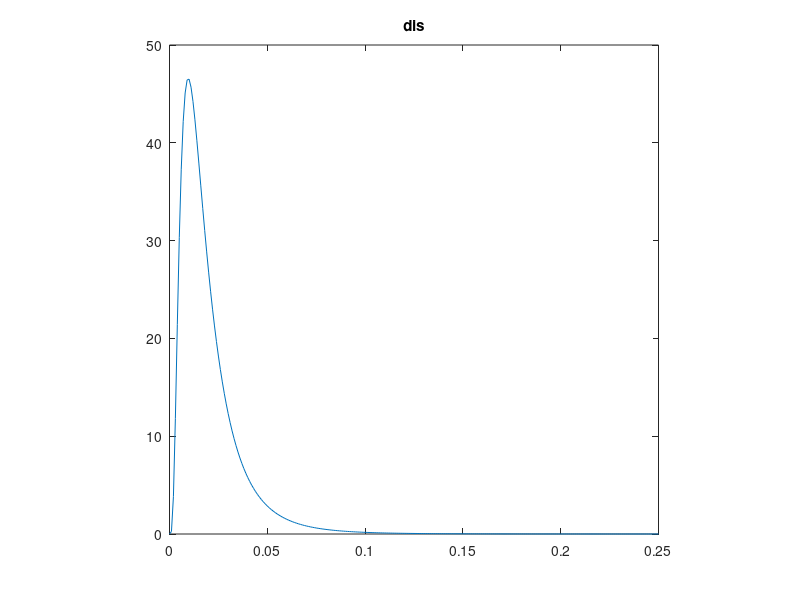

Here is the MATLAB script that generated this plot: (Note: this script raises an error after producing the figure.)
close all
clear
f = 0.2;
fout = 0.2;
%rin = [linspace(0.01,0.19,100),linspace(0.19,0.2,100),linspace(0.01,0.19,400),linspace(0.19,0.2,400)]';
%rin = 0.25 - 2.^[(linspace(-12,-2,Ninh)),(linspace(-12,-2,800))]';
mean_log = log(2^-6);
var_log = 0.7;
%R = lognrnd(mean_log,var_log,1,50000);
R = randn(1,50000)*0.005*4 + 0.0156/2;
%R = rand(1,50000)*0.0156*2;
pool = R(R<0.25 & R > 0);
N = 800;
Ninh = N*0.2;
%rin =[sort(datasample(pool,Ninh)),sort(datasample(pool,N-Ninh))]';
rin = 2^-6;
% rin(1) = 0.25;
% rin(Ninh) = 0.01;
% rin(Ninh+1) = 0.25;
% rin(N) = 0.01;
x = (0:0.001:0.25)';y = lognpdf(x,mean_log,var_log);figure; plot(x,y),axis square,title('dis')
%figure,hist(rin,100)
rout = [sort(datasample(pool,100))]';
%rout = 2^-6;
Pcon = zeros(N,length(rout));
Jmean = zeros(N,length(rout));
for k = 1:length(rout)
[~,~,Pcontmp,~,Jmeantmp,~] = theoretical_solution_heter(40,0,rin,rout(k),f,fout,'heter',N);
Pcon(:,k) = Pcontmp;
Jmean(:,k) = Jmeantmp;
end


%rin = [(linspace(-12,-2,Ninh)),(linspace(-12,-2,800))]';
figure, plot(repmat(rin(1:Ninh),1,length(rout)),Pcon(1:Ninh,:),'.'), hold on 
plot(repmat(rin((Ninh+1):N),1,length(rout)),Pcon((Ninh+1):N,:),'.')
title('Pcon1')
legend('Inh','Exc')
axis square

figure, plot(repmat(rin(1:Ninh),1,length(rout)),Jmean(1:Ninh,:),'.'), hold on 
plot(repmat(rin((Ninh+1):N),1,length(rout)),Jmean((Ninh+1):N,:),'.')
title('Jmean1')
legend('Inh','Exc')
axis square

figure, plot(Jmean(1:Ninh,:),Pcon(1:Ninh,:),'.')
title('Inh')
xlabel('J')
ylabel('Pcon')
xlim([0,max(Jmean(1:Ninh,:))])

figure, plot(Jmean((Ninh+1):N,:), Pcon((Ninh+1):N,:),'.')
title('Exc')
xlabel('J')
ylabel('Pcon')
xlim([0,max(Jmean(Ninh+1:N,:))])
%%
rin = 2^-6;
rout = 2^-6;
mean_log =  log(0.1);
var_log = 0.5;
%R = lognrnd(mean_log,var_log,1,50000);
R = rand(1,50000)*0.2 + 0.1;
pool = R(R<0.3 & R > 0.02);
N = 1000;
Ninh = N*0.2;
Nexc = N-Ninh;
f =[sort(datasample(pool,Ninh)),sort(datasample(pool,N-Ninh))]';
%f = [0.05*ones(Ninh/2,1);0.05*ones(Ninh/2,1);0.05*ones(Nexc/4,1);0.05*ones(Nexc/2,1);0.2*ones(Nexc/4,1);];
%f = [linspace(0.02,0.4,Ninh),linspace(0.02,0.4,N-Ninh)]';
x = (0:0.001:0.5)';y = lognpdf(x,mean_log,var_log);figure; plot(x,y),axis square

fout = 0.2%[linspace(0.02,0.4,100)]';
Pcon = zeros(N,length(fout));
Jmean = zeros(N,length(fout));
for k = 1:length(fout)
[~,~,Pcontmp,~,Jmeantmp,~] = theoretical_solution_heter(40,0,rin,rout,f,fout(k),'heter',N);
Pcon(:,k) = Pcontmp;
Jmean(:,k) = Jmeantmp;
end

figure, plot(repmat(f(1:Ninh),1,length(fout)),Pcon(1:Ninh,:),'.'), hold on 
plot(repmat(f((Ninh+1):N),1,length(fout)),Pcon((Ninh+1):N,:),'.')
title('Pcon1')
legend('Inh','Exc')
axis square

figure, plot(repmat(f(1:Ninh),1,length(fout)),Jmean(1:Ninh,:),'.'), hold on 
plot(repmat(f((Ninh+1):N),1,length(fout)),Jmean((Ninh+1):N,:),'.')
title('Jmean1')
legend('Inh','Exc')
axis square

figure, plot(Jmean(1:Ninh,:),Pcon(1:Ninh,:),'.')
title('Inh')
xlabel('J')
ylabel('Pcon')

figure, plot(Jmean((Ninh+1):N,:),Pcon((Ninh+1):N,:),'.')
title('Exc')
xlabel('J')
ylabel('Pcon')

%%
w = 20:5:40;
Jexc = zeros(1,length(w));
Jinh = zeros(1,length(w));
Pconinh = zeros(1,length(w));
Pconexc = zeros(1,length(w));
for i = 1:length(w)
    [capacity,exitflag,Pconinh(i),Pconexc(i),CVinh,CVexc,Jexc(i),Jinh(i)] = theoretical_solution(w(i),0,2^-6,0.2,'homo');
end

figure, plot(w,Pconinh,'-'), hold on 
plot(w,Pconexc,'-')
title('Pcon3')
legend('Inh','Exc')
xlabel('beta')
ylabel('Pcon')

figure, plot(w,Jinh,'-'), hold on 
plot(w,Jexc,'-')
title('non zeros connection weight average')
legend('Inh','Exc')
xlabel('beta')
ylabel('weight')

figure, plot(Pconinh,Jinh)
title('Inh')
xlabel('Pcon')
ylabel('J')

figure, plot(Pconexc,Jexc)
title('Exc')
xlabel('Pcon')
ylabel('J')

%%
w = 30:5:300;
Jexc = zeros(1,length(w));
Jinh = zeros(1,length(w));
Pconinh = zeros(1,length(w));
Pconexc = zeros(1,length(w));
for i = 1:length(w)
    [capacity,exitflag,Pconinh(i),Pconexc(i),CVinh,CVexc,Jexc(i),Jinh(i)] = theoretical_solution(w(i),40,0,2^-6,0.2,'homo');
end

figure, plot(w,Pconinh,'-'), hold on 
plot(w,Pconexc,'-')
title('Pcon3')
legend('Inh','Exc')
xlabel('beta')
ylabel('Pcon')

figure, plot(w,Jinh,'-'), hold on 
plot(w,Jexc,'-')
title('non zeros connection weight average')
legend('Inh','Exc')
xlabel('beta')
ylabel('weight')

figure, plot(Pconinh,Jinh)
title('Inh')
xlabel('Pcon')
ylabel('J')

figure, plot(Pconexc,Jexc)
title('Exc')
xlabel('Pcon')
ylabel('J')